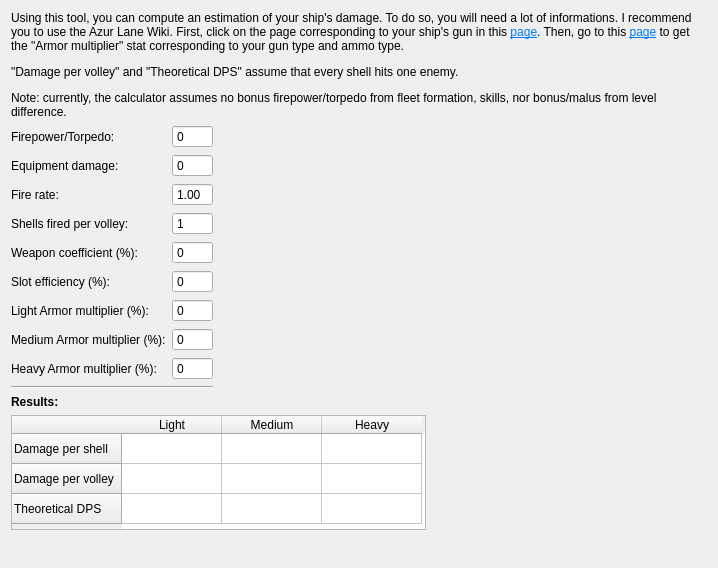
<?xml version="1.0" encoding="UTF-8"?>
<ui version="4.0">
 <class>ToolDamageCalc</class>
 <widget class="QWidget" name="ToolDamageCalc">
  <property name="geometry">
   <rect>
    <x>0</x>
    <y>0</y>
    <width>718</width>
    <height>568</height>
   </rect>
  </property>
  <property name="windowTitle">
   <string>Form</string>
  </property>
  <layout class="QGridLayout" name="gridLayout">
   <item row="0" column="0" colspan="3">
    <widget class="QLabel" name="explanationLabel">
     <property name="text">
      <string>&lt;html&gt;&lt;head/&gt;&lt;body&gt;&lt;p&gt;Using this tool, you can compute an estimation of your ship's damage. To do so, you will need a lot of informations. I recommend you to use the Azur Lane Wiki. First, click on the page corresponding to your ship's gun in this &lt;a href=&quot;https://azurlane.koumakan.jp/Category:Equipment&quot;&gt;&lt;span style=&quot; text-decoration: underline; color:#007af4;&quot;&gt;page&lt;/span&gt;&lt;/a&gt;. Then, go to this &lt;a href=&quot;https://azurlane.koumakan.jp/Guide:_Equipment#Armor_Multipliers&quot;&gt;&lt;span style=&quot; text-decoration: underline; color:#007af4;&quot;&gt;page&lt;/span&gt;&lt;/a&gt; to get the &amp;quot;Armor multiplier&amp;quot; stat corresponding to your gun type and ammo type.&lt;/p&gt;&lt;p&gt;&amp;quot;Damage per volley&amp;quot; and &amp;quot;Theoretical DPS&amp;quot; assume that every shell hits one enemy.&lt;/p&gt;&lt;p&gt;Note: currently, the calculator assumes no bonus firepower/torpedo from fleet formation, skills, nor bonus/malus from level difference.&lt;/p&gt;&lt;/body&gt;&lt;/html&gt;</string>
     </property>
     <property name="wordWrap">
      <bool>true</bool>
     </property>
     <property name="margin">
      <number>0</number>
     </property>
     <property name="openExternalLinks">
      <bool>true</bool>
     </property>
    </widget>
   </item>
   <item row="1" column="0">
    <layout class="QGridLayout" name="gridLayout_2">
     <item row="0" column="2" rowspan="9">
      <spacer name="horizontalSpacer">
       <property name="orientation">
        <enum>Qt::Horizontal</enum>
       </property>
       <property name="sizeHint" stdset="0">
        <size>
         <width>40</width>
         <height>20</height>
        </size>
       </property>
      </spacer>
     </item>
     <item row="0" column="1">
      <widget class="QSpinBox" name="damageStatSpinBox">
       <property name="buttonSymbols">
        <enum>QAbstractSpinBox::NoButtons</enum>
       </property>
       <property name="maximum">
        <number>999</number>
       </property>
      </widget>
     </item>
     <item row="1" column="0">
      <widget class="QLabel" name="equipmentDmgTitleLabel">
       <property name="text">
        <string>Equipment damage:</string>
       </property>
      </widget>
     </item>
     <item row="3" column="0">
      <widget class="QLabel" name="shellsPerVolleyTitleLabel">
       <property name="text">
        <string>Shells fired per volley:</string>
       </property>
      </widget>
     </item>
     <item row="3" column="1">
      <widget class="QSpinBox" name="shellsPerVolleySpinBox">
       <property name="buttonSymbols">
        <enum>QAbstractSpinBox::NoButtons</enum>
       </property>
       <property name="minimum">
        <number>1</number>
       </property>
      </widget>
     </item>
     <item row="7" column="1">
      <widget class="QSpinBox" name="mediumArmorMultSpinBox">
       <property name="buttonSymbols">
        <enum>QAbstractSpinBox::NoButtons</enum>
       </property>
       <property name="maximum">
        <number>999</number>
       </property>
      </widget>
     </item>
     <item row="2" column="1">
      <widget class="QDoubleSpinBox" name="fireRateDoubleSpinBox">
       <property name="locale">
        <locale language="English" country="UnitedStates"/>
       </property>
       <property name="buttonSymbols">
        <enum>QAbstractSpinBox::NoButtons</enum>
       </property>
       <property name="value">
        <double>1.000000000000000</double>
       </property>
      </widget>
     </item>
     <item row="5" column="0">
      <widget class="QLabel" name="slotEffTitleLabel">
       <property name="text">
        <string>Slot efficiency (%):</string>
       </property>
      </widget>
     </item>
     <item row="8" column="0">
      <widget class="QLabel" name="heavyArmorMultTitleLabel">
       <property name="text">
        <string>Heavy Armor multiplier (%):</string>
       </property>
      </widget>
     </item>
     <item row="8" column="1">
      <widget class="QSpinBox" name="heavyArmorMultSpinBox">
       <property name="buttonSymbols">
        <enum>QAbstractSpinBox::NoButtons</enum>
       </property>
       <property name="maximum">
        <number>999</number>
       </property>
      </widget>
     </item>
     <item row="6" column="0">
      <widget class="QLabel" name="lightArmorMultTitleLabel">
       <property name="text">
        <string>Light Armor multiplier (%):</string>
       </property>
      </widget>
     </item>
     <item row="6" column="1">
      <widget class="QSpinBox" name="lightArmorMultSpinBox">
       <property name="buttonSymbols">
        <enum>QAbstractSpinBox::NoButtons</enum>
       </property>
       <property name="maximum">
        <number>999</number>
       </property>
      </widget>
     </item>
     <item row="2" column="0">
      <widget class="QLabel" name="fireRateTitleLabel">
       <property name="text">
        <string>Fire rate:</string>
       </property>
      </widget>
     </item>
     <item row="7" column="0">
      <widget class="QLabel" name="mediumArmorMultTitleLabel">
       <property name="text">
        <string>Medium Armor multiplier (%):</string>
       </property>
      </widget>
     </item>
     <item row="1" column="1">
      <widget class="QSpinBox" name="equipmentDmgSpinBox">
       <property name="buttonSymbols">
        <enum>QAbstractSpinBox::NoButtons</enum>
       </property>
       <property name="maximum">
        <number>999</number>
       </property>
      </widget>
     </item>
     <item row="4" column="0">
      <widget class="QLabel" name="weaponCoeffTitleLabel">
       <property name="text">
        <string>Weapon coefficient (%):</string>
       </property>
      </widget>
     </item>
     <item row="0" column="0">
      <widget class="QLabel" name="damageStatTitleLabel">
       <property name="text">
        <string>Firepower/Torpedo:</string>
       </property>
      </widget>
     </item>
     <item row="5" column="1">
      <widget class="QSpinBox" name="slotEffSpinBox">
       <property name="buttonSymbols">
        <enum>QAbstractSpinBox::NoButtons</enum>
       </property>
       <property name="maximum">
        <number>999</number>
       </property>
      </widget>
     </item>
     <item row="4" column="1">
      <widget class="QSpinBox" name="weaponCoeffSpinBox">
       <property name="buttonSymbols">
        <enum>QAbstractSpinBox::NoButtons</enum>
       </property>
       <property name="maximum">
        <number>999</number>
       </property>
      </widget>
     </item>
     <item row="9" column="0" colspan="2">
      <widget class="Line" name="line">
       <property name="orientation">
        <enum>Qt::Horizontal</enum>
       </property>
      </widget>
     </item>
    </layout>
   </item>
   <item row="5" column="0" colspan="3">
    <spacer name="verticalSpacer">
     <property name="orientation">
      <enum>Qt::Vertical</enum>
     </property>
     <property name="sizeHint" stdset="0">
      <size>
       <width>20</width>
       <height>40</height>
      </size>
     </property>
    </spacer>
   </item>
   <item row="4" column="0" colspan="3">
    <widget class="QTableWidget" name="damageTableWidget">
     <property name="sizePolicy">
      <sizepolicy hsizetype="Fixed" vsizetype="Fixed">
       <horstretch>0</horstretch>
       <verstretch>0</verstretch>
      </sizepolicy>
     </property>
     <property name="minimumSize">
      <size>
       <width>415</width>
       <height>115</height>
      </size>
     </property>
     <property name="maximumSize">
      <size>
       <width>16777215</width>
       <height>115</height>
      </size>
     </property>
     <row>
      <property name="text">
       <string>Damage per shell</string>
      </property>
     </row>
     <row>
      <property name="text">
       <string>Damage per volley</string>
      </property>
     </row>
     <row>
      <property name="text">
       <string>Theoretical DPS</string>
      </property>
     </row>
     <column>
      <property name="text">
       <string>Light</string>
      </property>
     </column>
     <column>
      <property name="text">
       <string>Medium</string>
      </property>
     </column>
     <column>
      <property name="text">
       <string>Heavy</string>
      </property>
     </column>
    </widget>
   </item>
   <item row="3" column="0">
    <widget class="QLabel" name="resultsLabel">
     <property name="font">
      <font>
       <weight>75</weight>
       <bold>true</bold>
      </font>
     </property>
     <property name="text">
      <string>Results:</string>
     </property>
    </widget>
   </item>
  </layout>
 </widget>
 <tabstops>
  <tabstop>damageStatSpinBox</tabstop>
  <tabstop>equipmentDmgSpinBox</tabstop>
  <tabstop>fireRateDoubleSpinBox</tabstop>
  <tabstop>shellsPerVolleySpinBox</tabstop>
  <tabstop>weaponCoeffSpinBox</tabstop>
  <tabstop>slotEffSpinBox</tabstop>
  <tabstop>lightArmorMultSpinBox</tabstop>
  <tabstop>mediumArmorMultSpinBox</tabstop>
  <tabstop>heavyArmorMultSpinBox</tabstop>
  <tabstop>damageTableWidget</tabstop>
 </tabstops>
 <resources/>
 <connections/>
</ui>
